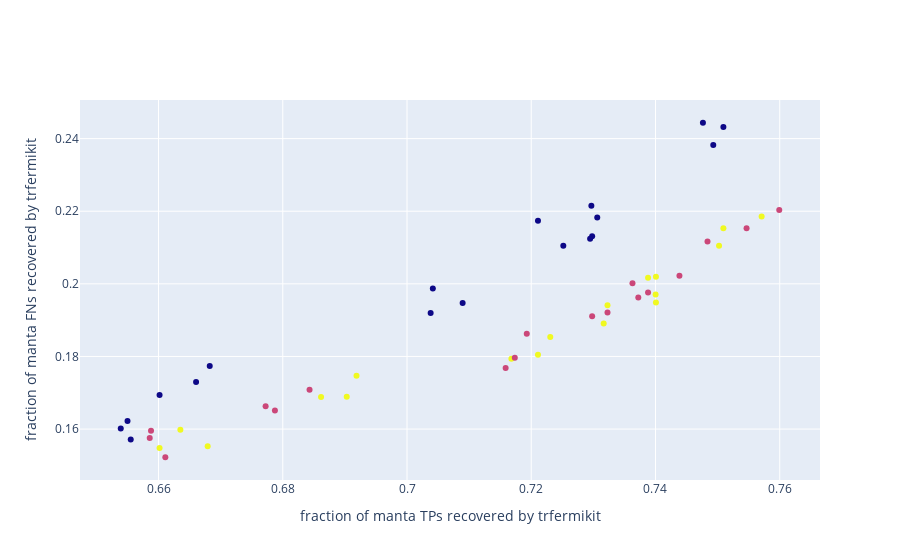

The notebook cell this image was saved under:
### Markdown cell above
## TODO: put conclusions here

### Code cell
fractions_of_manta_graph(outer_key='makeCalls', inner_key='gapOpenPenalties')

### Figure 1 — Plotly figure (JSON) as saved in the notebook; plotly's stock layout.template omitted (floating-point values rounded to 4 significant figures)
{"data": [{"hovertemplate": "%{text}", "marker": {"color": [2, 2, 2, 2, 2, 2, 0, 0, 0, 0, 0, 0, 1, 1, 1, 1, 1, 1, 2, 2, 2, 2, 2, 2, 0, 0, 0, 0, 0, 0, 1, 1, 1, 1, 1, 1, 2, 2, 2, 2, 2, 2, 0, 0, 0, 0, 0, 0, 1, 1, 1, 1, 1, 1]}, "mode": "markers", "text": ["makeCalls.gapOpenPenalties: 10,35<br><br>makeRegions: <br>  slop: 250<br>  minCoverage: 0<br>  maxCoverage: 200<br>  maxRegionLength: 100000<br>  minRepeatPeriod: 6<br>  minRepeatLength: 100<br>  functionalRegions: none<br>  genomeBuild: hg38<br>  overlappedFunctionalRegions: false<br>makeCalls: <br>  singleBaseMatchReward: 10<br>  singleBaseMismatchPenalty: 12<br>  gapExtensionPenalties: 1,0<br>  minUnitigMappingQuality: 1<br>filterCalls: <br>  maxIntraClusterDistance: 500<br>  minSVSize: 50<br>  minUnitigMappingQuality: 0<br>  minUnitigBlockLength: 15<br>  svtype: DEL<br>", "makeCalls.gapOpenPenalties: 10,35<br><br>makeRegions: <br>  slop: 250<br>  minCoverage: 0<br>  maxCoverage: 200<br>  maxRegionLength: 100000<br>  minRepeatPeriod: 6<br>  minRepeatLength: 100<br>  functionalRegions: none<br>  genomeBuild: hg38<br>  overlappedFunctionalRegions: false<br>makeCalls: <br>  singleBaseMatchReward: 10<br>  singleBaseMismatchPenalty: 12<br>  gapExtensionPenalties: 1,0<br>  minUnitigMappingQuality: 1<br>filterCalls: <br>  maxIntraClusterDistance: 500<br>  minSVSize: 50<br>  minUnitigMappingQuality: 0<br>  minUnitigBlockLength: 25<br>  svtype: DEL<br>", "makeCalls.gapOpenPenalties: 10,35<br><br>makeRegions: <br>  slop: 250<br>  minCoverage: 0<br>  maxCoverage: 200<br>  maxRegionLength: 100000<br>  minRepeatPeriod: 6<br>  minRepeatLength: 100<br>  functionalRegions: none<br>  genomeBuild: hg38<br>  overlappedFunctionalRegions: false<br>makeCalls: <br>  singleBaseMatchReward: 10<br>  singleBaseMismatchPenalty: 12<br>  gapExtensionPenalties: 1,0<br>  minUnitigMappingQuality: 1<br>filterCalls: <br>  maxIntraClusterDistance: 500<br>  minSVSize: 50<br>  minUnitigMappingQuality: 0<br>  minUnitigBlockLength: 40<br>  svtype: DEL<br>", "makeCalls.gapOpenPenalties: 10,35<br><br>makeRegions: <br>  slop: 250<br>  minCoverage: 0<br>  maxCoverage: 200<br>  maxRegionLength: 100000<br>  minRepeatPeriod: 6<br>  minRepeatLength: 100<br>  functionalRegions: none<br>  genomeBuild: hg38<br>  overlappedFunctionalRegions: false<br>makeCalls: <br>  singleBaseMatchReward: 10<br>  singleBaseMismatchPenalty: 12<br>  gapExtensionPenalties: 1,0<br>  minUnitigMappingQuality: 1<br>filterCalls: <br>  maxIntraClusterDistance: 500<br>  minSVSize: 50<br>  minUnitigMappingQuality: 10<br>  minUnitigBlockLength: 15<br>  svtype: DEL<br>", "makeCalls.gapOpenPenalties: 10,35<br><br>makeRegions: <br>  slop: 250<br>  minCoverage: 0<br>  maxCoverage: 200<br>  maxRegionLength: 100000<br>  minRepeatPeriod: 6<br>  minRepeatLength: 100<br>  functionalRegions: none<br>  genomeBuild: hg38<br>  overlappedFunctionalRegions: false<br>makeCalls: <br>  singleBaseMatchReward: 10<br>  singleBaseMismatchPenalty: 12<br>  gapExtensionPenalties: 1,0<br>  minUnitigMappingQuality: 1<br>filterCalls: <br>  maxIntraClusterDistance: 500<br>  minSVSize: 50<br>  minUnitigMappingQuality: 10<br>  minUnitigBlockLength: 25<br>  svtype: DEL<br>", "makeCalls.gapOpenPenalties: 10,35<br><br>makeRegions: <br>  slop: 250<br>  minCoverage: 0<br>  maxCoverage: 200<br>  maxRegionLength: 100000<br>  minRepeatPeriod: 6<br>  minRepeatLength: 100<br>  functionalRegions: none<br>  genomeBuild: hg38<br>  overlappedFunctionalRegions: false<br>makeCalls: <br>  singleBaseMatchReward: 10<br>  singleBaseMismatchPenalty: 12<br>  gapExtensionPenalties: 1,0<br>  minUnitigMappingQuality: 1<br>filterCalls: <br>  maxIntraClusterDistance: 500<br>  minSVSize: 50<br>  minUnitigMappingQuality: 10<br>  minUnitigBlockLength: 40<br>  svtype: DEL<br>", "makeCalls.gapOpenPenalties: 5,20<br><br>makeRegions: <br>  slop: 250<br>  minCoverage: 0<br>  maxCoverage: 200<br>  maxRegionLength: 100000<br>  minRepeatPeriod: 6<br>  minRepeatLength: 100<br>  functionalRegions: none<br>  genomeBuild: hg38<br>  overlappedFunctionalRegions: false<br>makeCalls: <br>  singleBaseMatchReward: 10<br>  singleBaseMismatchPenalty: 12<br>  gapExtensionPenalties: 1,0<br>  minUnitigMappingQuality: 1<br>filterCalls: <br>  maxIntraClusterDistance: 500<br>  minSVSize: 50<br>  minUnitigMappingQuality: 0<br>  minUnitigBlockLength: 15<br>  svtype: DEL<br>", "makeCalls.gapOpenPenalties: 5,20<br><br>makeRegions: <br>  slop: 250<br>  minCoverage: 0<br>  maxCoverage: 200<br>  maxRegionLength: 100000<br>  minRepeatPeriod: 6<br>  minRepeatLength: 100<br>  functionalRegions: none<br>  genomeBuild: hg38<br>  overlappedFunctionalRegions: false<br>makeCalls: <br>  singleBaseMatchReward: 10<br>  singleBaseMismatchPenalty: 12<br>  gapExtensionPenalties: 1,0<br>  minUnitigMappingQuality: 1<br>filterCalls: <br>  maxIntraClusterDistance: 500<br>  minSVSize: 50<br>  minUnitigMappingQuality: 0<br>  minUnitigBlockLength: 25<br>  svtype: DEL<br>", "makeCalls.gapOpenPenalties: 5,20<br><br>makeRegions: <br>  slop: 250<br>  minCoverage: 0<br>  maxCoverage: 200<br>  maxRegionLength: 100000<br>  minRepeatPeriod: 6<br>  minRepeatLength: 100<br>  functionalRegions: none<br>  genomeBuild: hg38<br>  overlappedFunctionalRegions: false<br>makeCalls: <br>  singleBaseMatchReward: 10<br>  singleBaseMismatchPenalty: 12<br>  gapExtensionPenalties: 1,0<br>  minUnitigMappingQuality: 1<br>filterCalls: <br>  maxIntraClusterDistance: 500<br>  minSVSize: 50<br>  minUnitigMappingQuality: 0<br>  minUnitigBlockLength: 40<br>  svtype: DEL<br>", "makeCalls.gapOpenPenalties: 5,20<br><br>makeRegions: <br>  slop: 250<br>  minCoverage: 0<br>  maxCoverage: 200<br>  maxRegionLength: 100000<br>  minRepeatPeriod: 6<br>  minRepeatLength: 100<br>  functionalRegions: none<br>  genomeBuild: hg38<br>  overlappedFunctionalRegions: false<br>makeCalls: <br>  singleBaseMatchReward: 10<br>  singleBaseMismatchPenalty: 12<br>  gapExtensionPenalties: 1,0<br>  minUnitigMappingQuality: 1<br>filterCalls: <br>  maxIntraClusterDistance: 500<br>  minSVSize: 50<br>  minUnitigMappingQuality: 10<br>  minUnitigBlockLength: 15<br>  svtype: DEL<br>", "makeCalls.gapOpenPenalties: 5,20<br><br>makeRegions: <br>  slop: 250<br>  minCoverage: 0<br>  maxCoverage: 200<br>  maxRegionLength: 100000<br>  minRepeatPeriod: 6<br>  minRepeatLength: 100<br>  functionalRegions: none<br>  genomeBuild: hg38<br>  overlappedFunctionalRegions: false<br>makeCalls: <br>  singleBaseMatchReward: 10<br>  singleBaseMismatchPenalty: 12<br>  gapExtensionPenalties: 1,0<br>  minUnitigMappingQuality: 1<br>filterCalls: <br>  maxIntraClusterDistance: 500<br>  minSVSize: 50<br>  minUnitigMappingQuality: 10<br>  minUnitigBlockLength: 25<br>  svtype: DEL<br>", "makeCalls.gapOpenPenalties: 5,20<br><br>makeRegions: <br>  slop: 250<br>  minCoverage: 0<br>  maxCoverage: 200<br>  maxRegionLength: 100000<br>  minRepeatPeriod: 6<br>  minRepeatLength: 100<br>  functionalRegions: none<br>  genomeBuild: hg38<br>  overlappedFunctionalRegions: false<br>makeCalls: <br>  singleBaseMatchReward: 10<br>  singleBaseMismatchPenalty: 12<br>  gapExtensionPenalties: 1,0<br>  minUnitigMappingQuality: 1<br>filterCalls: <br>  maxIntraClusterDistance: 500<br>  minSVSize: 50<br>  minUnitigMappingQuality: 10<br>  minUnitigBlockLength: 40<br>  svtype: DEL<br>", "makeCalls.gapOpenPenalties: 6,26<br><br>makeRegions: <br>  slop: 250<br>  minCoverage: 0<br>  maxCoverage: 200<br>  maxRegionLength: 100000<br>  minRepeatPeriod: 6<br>  minRepeatLength: 100<br>  functionalRegions: none<br>  genomeBuild: hg38<br>  overlappedFunctionalRegions: false<br>makeCalls: <br>  singleBaseMatchReward: 10<br>  singleBaseMismatchPenalty: 12<br>  gapExtensionPenalties: 1,0<br>  minUnitigMappingQuality: 1<br>filterCalls: <br>  maxIntraClusterDistance: 500<br>  minSVSize: 50<br>  minUnitigMappingQuality: 0<br>  minUnitigBlockLength: 15<br>  svtype: DEL<br>", "makeCalls.gapOpenPenalties: 6,26<br><br>makeRegions: <br>  slop: 250<br>  minCoverage: 0<br>  maxCoverage: 200<br>  maxRegionLength: 100000<br>  minRepeatPeriod: 6<br>  minRepeatLength: 100<br>  functionalRegions: none<br>  genomeBuild: hg38<br>  overlappedFunctionalRegions: false<br>makeCalls: <br>  singleBaseMatchReward: 10<br>  singleBaseMismatchPenalty: 12<br>  gapExtensionPenalties: 1,0<br>  minUnitigMappingQuality: 1<br>filterCalls: <br>  maxIntraClusterDistance: 500<br>  minSVSize: 50<br>  minUnitigMappingQuality: 0<br>  minUnitigBlockLength: 25<br>  svtype: DEL<br>", "makeCalls.gapOpenPenalties: 6,26<br><br>makeRegions: <br>  slop: 250<br>  minCoverage: 0<br>  maxCoverage: 200<br>  maxRegionLength: 100000<br>  minRepeatPeriod: 6<br>  minRepeatLength: 100<br>  functionalRegions: none<br>  genomeBuild: hg38<br>  overlappedFunctionalRegions: false<br>makeCalls: <br>  singleBaseMatchReward: 10<br>  singleBaseMismatchPenalty: 12<br>  gapExtensionPenalties: 1,0<br>  minUnitigMappingQuality: 1<br>filterCalls: <br>  maxIntraClusterDistance: 500<br>  minSVSize: 50<br>  minUnitigMappingQuality: 0<br>  minUnitigBlockLength: 40<br>  svtype: DEL<br>", "makeCalls.gapOpenPenalties: 6,26<br><br>makeRegions: <br>  slop: 250<br>  minCoverage: 0<br>  maxCoverage: 200<br>  maxRegionLength: 100000<br>  minRepeatPeriod: 6<br>  minRepeatLength: 100<br>  functionalRegions: none<br>  genomeBuild: hg38<br>  overlappedFunctionalRegions: false<br>makeCalls: <br>  singleBaseMatchReward: 10<br>  singleBaseMismatchPenalty: 12<br>  gapExtensionPenalties: 1,0<br>  minUnitigMappingQuality: 1<br>filterCalls: <br>  maxIntraClusterDistance: 500<br>  minSVSize: 50<br>  minUnitigMappingQuality: 10<br>  minUnitigBlockLength: 15<br>  svtype: DEL<br>", "makeCalls.gapOpenPenalties: 6,26<br><br>makeRegions: <br>  slop: 250<br>  minCoverage: 0<br>  maxCoverage: 200<br>  maxRegionLength: 100000<br>  minRepeatPeriod: 6<br>  minRepeatLength: 100<br>  functionalRegions: none<br>  genomeBuild: hg38<br>  overlappedFunctionalRegions: false<br>makeCalls: <br>  singleBaseMatchReward: 10<br>  singleBaseMismatchPenalty: 12<br>  gapExtensionPenalties: 1,0<br>  minUnitigMappingQuality: 1<br>filterCalls: <br>  maxIntraClusterDistance: 500<br>  minSVSize: 50<br>  minUnitigMappingQuality: 10<br>  minUnitigBlockLength: 25<br>  svtype: DEL<br>", "makeCalls.gapOpenPenalties: 6,26<br><br>makeRegions: <br>  slop: 250<br>  minCoverage: 0<br>  maxCoverage: 200<br>  maxRegionLength: 100000<br>  minRepeatPeriod: 6<br>  minRepeatLength: 100<br>  functionalRegions: none<br>  genomeBuild: hg38<br>  overlappedFunctionalRegions: false<br>makeCalls: <br>  singleBaseMatchReward: 10<br>  singleBaseMismatchPenalty: 12<br>  gapExtensionPenalties: 1,0<br>  minUnitigMappingQuality: 1<br>filterCalls: <br>  maxIntraClusterDistance: 500<br>  minSVSize: 50<br>  minUnitigMappingQuality: 10<br>  minUnitigBlockLength: 40<br>  svtype: DEL<br>", "makeCalls.gapOpenPenalties: 10,35<br><br>makeRegions: <br>  slop: 250<br>  minCoverage: 10<br>  maxCoverage: 200<br>  maxRegionLength: 100000<br>  minRepeatPeriod: 6<br>  minRepeatLength: 100<br>  functionalRegions: none<br>  genomeBuild: hg38<br>  overlappedFunctionalRegions: false<br>makeCalls: <br>  singleBaseMatchReward: 10<br>  singleBaseMismatchPenalty: 12<br>  gapExtensionPenalties: 1,0<br>  minUnitigMappingQuality: 1<br>filterCalls: <br>  maxIntraClusterDistance: 500<br>  minSVSize: 50<br>  minUnitigMappingQuality: 0<br>  minUnitigBlockLength: 15<br>  svtype: DEL<br>", "makeCalls.gapOpenPenalties: 10,35<br><br>makeRegions: <br>  slop: 250<br>  minCoverage: 10<br>  maxCoverage: 200<br>  maxRegionLength: 100000<br>  minRepeatPeriod: 6<br>  minRepeatLength: 100<br>  functionalRegions: none<br>  genomeBuild: hg38<br>  overlappedFunctionalRegions: false<br>makeCalls: <br>  singleBaseMatchReward: 10<br>  singleBaseMismatchPenalty: 12<br>  gapExtensionPenalties: 1,0<br>  minUnitigMappingQuality: 1<br>filterCalls: <br>  maxIntraClusterDistance: 500<br>  minSVSize: 50<br>  minUnitigMappingQuality: 0<br>  minUnitigBlockLength: 25<br>  svtype: DEL<br>", "makeCalls.gapOpenPenalties: 10,35<br><br>makeRegions: <br>  slop: 250<br>  minCoverage: 10<br>  maxCoverage: 200<br>  maxRegionLength: 100000<br>  minRepeatPeriod: 6<br>  minRepeatLength: 100<br>  functionalRegions: none<br>  genomeBuild: hg38<br>  overlappedFunctionalRegions: false<br>makeCalls: <br>  singleBaseMatchReward: 10<br>  singleBaseMismatchPenalty: 12<br>  gapExtensionPenalties: 1,0<br>  minUnitigMappingQuality: 1<br>filterCalls: <br>  maxIntraClusterDistance: 500<br>  minSVSize: 50<br>  minUnitigMappingQuality: 0<br>  minUnitigBlockLength: 40<br>  svtype: DEL<br>", "makeCalls.gapOpenPenalties: 10,35<br><br>makeRegions: <br>  slop: 250<br>  minCoverage: 10<br>  maxCoverage: 200<br>  maxRegionLength: 100000<br>  minRepeatPeriod: 6<br>  minRepeatLength: 100<br>  functionalRegions: none<br>  genomeBuild: hg38<br>  overlappedFunctionalRegions: false<br>makeCalls: <br>  singleBaseMatchReward: 10<br>  singleBaseMismatchPenalty: 12<br>  gapExtensionPenalties: 1,0<br>  minUnitigMappingQuality: 1<br>filterCalls: <br>  maxIntraClusterDistance: 500<br>  minSVSize: 50<br>  minUnitigMappingQuality: 10<br>  minUnitigBlockLength: 15<br>  svtype: DEL<br>", "makeCalls.gapOpenPenalties: 10,35<br><br>makeRegions: <br>  slop: 250<br>  minCoverage: 10<br>  maxCoverage: 200<br>  maxRegionLength: 100000<br>  minRepeatPeriod: 6<br>  minRepeatLength: 100<br>  functionalRegions: none<br>  genomeBuild: hg38<br>  overlappedFunctionalRegions: false<br>makeCalls: <br>  singleBaseMatchReward: 10<br>  singleBaseMismatchPenalty: 12<br>  gapExtensionPenalties: 1,0<br>  minUnitigMappingQuality: 1<br>filterCalls: <br>  maxIntraClusterDistance: 500<br>  minSVSize: 50<br>  minUnitigMappingQuality: 10<br>  minUnitigBlockLength: 25<br>  svtype: DEL<br>", "makeCalls.gapOpenPenalties: 10,35<br><br>makeRegions: <br>  slop: 250<br>  minCoverage: 10<br>  maxCoverage: 200<br>  maxRegionLength: 100000<br>  minRepeatPeriod: 6<br>  minRepeatLength: 100<br>  functionalRegions: none<br>  genomeBuild: hg38<br>  overlappedFunctionalRegions: false<br>makeCalls: <br>  singleBaseMatchReward: 10<br>  singleBaseMismatchPenalty: 12<br>  gapExtensionPenalties: 1,0<br>  minUnitigMappingQuality: 1<br>filterCalls: <br>  maxIntraClusterDistance: 500<br>  minSVSize: 50<br>  minUnitigMappingQuality: 10<br>  minUnitigBlockLength: 40<br>  svtype: DEL<br>", "makeCalls.gapOpenPenalties: 5,20<br><br>makeRegions: <br>  slop: 250<br>  minCoverage: 10<br>  maxCoverage: 200<br>  maxRegionLength: 100000<br>  minRepeatPeriod: 6<br>  minRepeatLength: 100<br>  functionalRegions: none<br>  genomeBuild: hg38<br>  overlappedFunctionalRegions: false<br>makeCalls: <br>  singleBaseMatchReward: 10<br>  singleBaseMismatchPenalty: 12<br>  gapExtensionPenalties: 1,0<br>  minUnitigMappingQuality: 1<br>filterCalls: <br>  maxIntraClusterDistance: 500<br>  minSVSize: 50<br>  minUnitigMappingQuality: 0<br>  minUnitigBlockLength: 15<br>  svtype: DEL<br>", "makeCalls.gapOpenPenalties: 5,20<br><br>makeRegions: <br>  slop: 250<br>  minCoverage: 10<br>  maxCoverage: 200<br>  maxRegionLength: 100000<br>  minRepeatPeriod: 6<br>  minRepeatLength: 100<br>  functionalRegions: none<br>  genomeBuild: hg38<br>  overlappedFunctionalRegions: false<br>makeCalls: <br>  singleBaseMatchReward: 10<br>  singleBaseMismatchPenalty: 12<br>  gapExtensionPenalties: 1,0<br>  minUnitigMappingQuality: 1<br>filterCalls: <br>  maxIntraClusterDistance: 500<br>  minSVSize: 50<br>  minUnitigMappingQuality: 0<br>  minUnitigBlockLength: 25<br>  svtype: DEL<br>", "makeCalls.gapOpenPenalties: 5,20<br><br>makeRegions: <br>  slop: 250<br>  minCoverage: 10<br>  maxCoverage: 200<br>  maxRegionLength: 100000<br>  minRepeatPeriod: 6<br>  minRepeatLength: 100<br>  functionalRegions: none<br>  genomeBuild: hg38<br>  overlappedFunctionalRegions: false<br>makeCalls: <br>  singleBaseMatchReward: 10<br>  singleBaseMismatchPenalty: 12<br>  gapExtensionPenalties: 1,0<br>  minUnitigMappingQuality: 1<br>filterCalls: <br>  maxIntraClusterDistance: 500<br>  minSVSize: 50<br>  minUnitigMappingQuality: 0<br>  minUnitigBlockLength: 40<br>  svtype: DEL<br>", "makeCalls.gapOpenPenalties: 5,20<br><br>makeRegions: <br>  slop: 250<br>  minCoverage: 10<br>  maxCoverage: 200<br>  maxRegionLength: 100000<br>  minRepeatPeriod: 6<br>  minRepeatLength: 100<br>  functionalRegions: none<br>  genomeBuild: hg38<br>  overlappedFunctionalRegions: false<br>makeCalls: <br>  singleBaseMatchReward: 10<br>  singleBaseMismatchPenalty: 12<br>  gapExtensionPenalties: 1,0<br>  minUnitigMappingQuality: 1<br>filterCalls: <br>  maxIntraClusterDistance: 500<br>  minSVSize: 50<br>  minUnitigMappingQuality: 10<br>  minUnitigBlockLength: 15<br>  svtype: DEL<br>", "makeCalls.gapOpenPenalties: 5,20<br><br>makeRegions: <br>  slop: 250<br>  minCoverage: 10<br>  maxCoverage: 200<br>  maxRegionLength: 100000<br>  minRepeatPeriod: 6<br>  minRepeatLength: 100<br>  functionalRegions: none<br>  genomeBuild: hg38<br>  overlappedFunctionalRegions: false<br>makeCalls: <br>  singleBaseMatchReward: 10<br>  singleBaseMismatchPenalty: 12<br>  gapExtensionPenalties: 1,0<br>  minUnitigMappingQuality: 1<br>filterCalls: <br>  maxIntraClusterDistance: 500<br>  minSVSize: 50<br>  minUnitigMappingQuality: 10<br>  minUnitigBlockLength: 25<br>  svtype: DEL<br>", "makeCalls.gapOpenPenalties: 5,20<br><br>makeRegions: <br>  slop: 250<br>  minCoverage: 10<br>  maxCoverage: 200<br>  maxRegionLength: 100000<br>  minRepeatPeriod: 6<br>  minRepeatLength: 100<br>  functionalRegions: none<br>  genomeBuild: hg38<br>  overlappedFunctionalRegions: false<br>makeCalls: <br>  singleBaseMatchReward: 10<br>  singleBaseMismatchPenalty: 12<br>  gapExtensionPenalties: 1,0<br>  minUnitigMappingQuality: 1<br>filterCalls: <br>  maxIntraClusterDistance: 500<br>  minSVSize: 50<br>  minUnitigMappingQuality: 10<br>  minUnitigBlockLength: 40<br>  svtype: DEL<br>", "makeCalls.gapOpenPenalties: 6,26<br><br>makeRegions: <br>  slop: 250<br>  minCoverage: 10<br>  maxCoverage: 200<br>  maxRegionLength: 100000<br>  minRepeatPeriod: 6<br>  minRepeatLength: 100<br>  functionalRegions: none<br>  genomeBuild: hg38<br>  overlappedFunctionalRegions: false<br>makeCalls: <br>  singleBaseMatchReward: 10<br>  singleBaseMismatchPenalty: 12<br>  gapExtensionPenalties: 1,0<br>  minUnitigMappingQuality: 1<br>filterCalls: <br>  maxIntraClusterDistance: 500<br>  minSVSize: 50<br>  minUnitigMappingQuality: 0<br>  minUnitigBlockLength: 15<br>  svtype: DEL<br>", "makeCalls.gapOpenPenalties: 6,26<br><br>makeRegions: <br>  slop: 250<br>  minCoverage: 10<br>  maxCoverage: 200<br>  maxRegionLength: 100000<br>  minRepeatPeriod: 6<br>  minRepeatLength: 100<br>  functionalRegions: none<br>  genomeBuild: hg38<br>  overlappedFunctionalRegions: false<br>makeCalls: <br>  singleBaseMatchReward: 10<br>  singleBaseMismatchPenalty: 12<br>  gapExtensionPenalties: 1,0<br>  minUnitigMappingQuality: 1<br>filterCalls: <br>  maxIntraClusterDistance: 500<br>  minSVSize: 50<br>  minUnitigMappingQuality: 0<br>  minUnitigBlockLength: 25<br>  svtype: DEL<br>", "makeCalls.gapOpenPenalties: 6,26<br><br>makeRegions: <br>  slop: 250<br>  minCoverage: 10<br>  maxCoverage: 200<br>  maxRegionLength: 100000<br>  minRepeatPeriod: 6<br>  minRepeatLength: 100<br>  functionalRegions: none<br>  genomeBuild: hg38<br>  overlappedFunctionalRegions: false<br>makeCalls: <br>  singleBaseMatchReward: 10<br>  singleBaseMismatchPenalty: 12<br>  gapExtensionPenalties: 1,0<br>  minUnitigMappingQuality: 1<br>filterCalls: <br>  maxIntraClusterDistance: 500<br>  minSVSize: 50<br>  minUnitigMappingQuality: 0<br>  minUnitigBlockLength: 40<br>  svtype: DEL<br>", "makeCalls.gapOpenPenalties: 6,26<br><br>makeRegions: <br>  slop: 250<br>  minCoverage: 10<br>  maxCoverage: 200<br>  maxRegionLength: 100000<br>  minRepeatPeriod: 6<br>  minRepeatLength: 100<br>  functionalRegions: none<br>  genomeBuild: hg38<br>  overlappedFunctionalRegions: false<br>makeCalls: <br>  singleBaseMatchReward: 10<br>  singleBaseMismatchPenalty: 12<br>  gapExtensionPenalties: 1,0<br>  minUnitigMappingQuality: 1<br>filterCalls: <br>  maxIntraClusterDistance: 500<br>  minSVSize: 50<br>  minUnitigMappingQuality: 10<br>  minUnitigBlockLength: 15<br>  svtype: DEL<br>", "makeCalls.gapOpenPenalties: 6,26<br><br>makeRegions: <br>  slop: 250<br>  minCoverage: 10<br>  maxCoverage: 200<br>  maxRegionLength: 100000<br>  minRepeatPeriod: 6<br>  minRepeatLength: 100<br>  functionalRegions: none<br>  genomeBuild: hg38<br>  overlappedFunctionalRegions: false<br>makeCalls: <br>  singleBaseMatchReward: 10<br>  singleBaseMismatchPenalty: 12<br>  gapExtensionPenalties: 1,0<br>  minUnitigMappingQuality: 1<br>filterCalls: <br>  maxIntraClusterDistance: 500<br>  minSVSize: 50<br>  minUnitigMappingQuality: 10<br>  minUnitigBlockLength: 25<br>  svtype: DEL<br>", "makeCalls.gapOpenPenalties: 6,26<br><br>makeRegions: <br>  slop: 250<br>  minCoverage: 10<br>  maxCoverage: 200<br>  maxRegionLength: 100000<br>  minRepeatPeriod: 6<br>  minRepeatLength: 100<br>  functionalRegions: none<br>  genomeBuild: hg38<br>  overlappedFunctionalRegions: false<br>makeCalls: <br>  singleBaseMatchReward: 10<br>  singleBaseMismatchPenalty: 12<br>  gapExtensionPenalties: 1,0<br>  minUnitigMappingQuality: 1<br>filterCalls: <br>  maxIntraClusterDistance: 500<br>  minSVSize: 50<br>  minUnitigMappingQuality: 10<br>  minUnitigBlockLength: 40<br>  svtype: DEL<br>", "makeCalls.gapOpenPenalties: 10,35<br><br>makeRegions: <br>  slop: 250<br>  minCoverage: 5<br>  maxCoverage: 200<br>  maxRegionLength: 100000<br>  minRepeatPeriod: 6<br>  minRepeatLength: 100<br>  functionalRegions: none<br>  genomeBuild: hg38<br>  overlappedFunctionalRegions: false<br>makeCalls: <br>  singleBaseMatchReward: 10<br>  singleBaseMismatchPenalty: 12<br>  gapExtensionPenalties: 1,0<br>  minUnitigMappingQuality: 1<br>filterCalls: <br>  maxIntraClusterDistance: 500<br>  minSVSize: 50<br>  minUnitigMappingQuality: 0<br>  minUnitigBlockLength: 15<br>  svtype: DEL<br>", "makeCalls.gapOpenPenalties: 10,35<br><br>makeRegions: <br>  slop: 250<br>  minCoverage: 5<br>  maxCoverage: 200<br>  maxRegionLength: 100000<br>  minRepeatPeriod: 6<br>  minRepeatLength: 100<br>  functionalRegions: none<br>  genomeBuild: hg38<br>  overlappedFunctionalRegions: false<br>makeCalls: <br>  singleBaseMatchReward: 10<br>  singleBaseMismatchPenalty: 12<br>  gapExtensionPenalties: 1,0<br>  minUnitigMappingQuality: 1<br>filterCalls: <br>  maxIntraClusterDistance: 500<br>  minSVSize: 50<br>  minUnitigMappingQuality: 0<br>  minUnitigBlockLength: 25<br>  svtype: DEL<br>", "makeCalls.gapOpenPenalties: 10,35<br><br>makeRegions: <br>  slop: 250<br>  minCoverage: 5<br>  maxCoverage: 200<br>  maxRegionLength: 100000<br>  minRepeatPeriod: 6<br>  minRepeatLength: 100<br>  functionalRegions: none<br>  genomeBuild: hg38<br>  overlappedFunctionalRegions: false<br>makeCalls: <br>  singleBaseMatchReward: 10<br>  singleBaseMismatchPenalty: 12<br>  gapExtensionPenalties: 1,0<br>  minUnitigMappingQuality: 1<br>filterCalls: <br>  maxIntraClusterDistance: 500<br>  minSVSize: 50<br>  minUnitigMappingQuality: 0<br>  minUnitigBlockLength: 40<br>  svtype: DEL<br>", "makeCalls.gapOpenPenalties: 10,35<br><br>makeRegions: <br>  slop: 250<br>  minCoverage: 5<br>  maxCoverage: 200<br>  maxRegionLength: 100000<br>  minRepeatPeriod: 6<br>  minRepeatLength: 100<br>  functionalRegions: none<br>  genomeBuild: hg38<br>  overlappedFunctionalRegions: false<br>makeCalls: <br>  singleBaseMatchReward: 10<br>  singleBaseMismatchPenalty: 12<br>  gapExtensionPenalties: 1,0<br>  minUnitigMappingQuality: 1<br>filterCalls: <br>  maxIntraClusterDistance: 500<br>  minSVSize: 50<br>  minUnitigMappingQuality: 10<br>  minUnitigBlockLength: 15<br>  svtype: DEL<br>", "makeCalls.gapOpenPenalties: 10,35<br><br>makeRegions: <br>  slop: 250<br>  minCoverage: 5<br>  maxCoverage: 200<br>  maxRegionLength: 100000<br>  minRepeatPeriod: 6<br>  minRepeatLength: 100<br>  functionalRegions: none<br>  genomeBuild: hg38<br>  overlappedFunctionalRegions: false<br>makeCalls: <br>  singleBaseMatchReward: 10<br>  singleBaseMismatchPenalty: 12<br>  gapExtensionPenalties: 1,0<br>  minUnitigMappingQuality: 1<br>filterCalls: <br>  maxIntraClusterDistance: 500<br>  minSVSize: 50<br>  minUnitigMappingQuality: 10<br>  minUnitigBlockLength: 25<br>  svtype: DEL<br>", "makeCalls.gapOpenPenalties: 10,35<br><br>makeRegions: <br>  slop: 250<br>  minCoverage: 5<br>  maxCoverage: 200<br>  maxRegionLength: 100000<br>  minRepeatPeriod: 6<br>  minRepeatLength: 100<br>  functionalRegions: none<br>  genomeBuild: hg38<br>  overlappedFunctionalRegions: false<br>makeCalls: <br>  singleBaseMatchReward: 10<br>  singleBaseMismatchPenalty: 12<br>  gapExtensionPenalties: 1,0<br>  minUnitigMappingQuality: 1<br>filterCalls: <br>  maxIntraClusterDistance: 500<br>  minSVSize: 50<br>  minUnitigMappingQuality: 10<br>  minUnitigBlockLength: 40<br>  svtype: DEL<br>", "makeCalls.gapOpenPenalties: 5,20<br><br>makeRegions: <br>  slop: 250<br>  minCoverage: 5<br>  maxCoverage: 200<br>  maxRegionLength: 100000<br>  minRepeatPeriod: 6<br>  minRepeatLength: 100<br>  functionalRegions: none<br>  genomeBuild: hg38<br>  overlappedFunctionalRegions: false<br>makeCalls: <br>  singleBaseMatchReward: 10<br>  singleBaseMismatchPenalty: 12<br>  gapExtensionPenalties: 1,0<br>  minUnitigMappingQuality: 1<br>filterCalls: <br>  maxIntraClusterDistance: 500<br>  minSVSize: 50<br>  minUnitigMappingQuality: 0<br>  minUnitigBlockLength: 15<br>  svtype: DEL<br>", "makeCalls.gapOpenPenalties: 5,20<br><br>makeRegions: <br>  slop: 250<br>  minCoverage: 5<br>  maxCoverage: 200<br>  maxRegionLength: 100000<br>  minRepeatPeriod: 6<br>  minRepeatLength: 100<br>  functionalRegions: none<br>  genomeBuild: hg38<br>  overlappedFunctionalRegions: false<br>makeCalls: <br>  singleBaseMatchReward: 10<br>  singleBaseMismatchPenalty: 12<br>  gapExtensionPenalties: 1,0<br>  minUnitigMappingQuality: 1<br>filterCalls: <br>  maxIntraClusterDistance: 500<br>  minSVSize: 50<br>  minUnitigMappingQuality: 0<br>  minUnitigBlockLength: 25<br>  svtype: DEL<br>", "makeCalls.gapOpenPenalties: 5,20<br><br>makeRegions: <br>  slop: 250<br>  minCoverage: 5<br>  maxCoverage: 200<br>  maxRegionLength: 100000<br>  minRepeatPeriod: 6<br>  minRepeatLength: 100<br>  functionalRegions: none<br>  genomeBuild: hg38<br>  overlappedFunctionalRegions: false<br>makeCalls: <br>  singleBaseMatchReward: 10<br>  singleBaseMismatchPenalty: 12<br>  gapExtensionPenalties: 1,0<br>  minUnitigMappingQuality: 1<br>filterCalls: <br>  maxIntraClusterDistance: 500<br>  minSVSize: 50<br>  minUnitigMappingQuality: 0<br>  minUnitigBlockLength: 40<br>  svtype: DEL<br>", "makeCalls.gapOpenPenalties: 5,20<br><br>makeRegions: <br>  slop: 250<br>  minCoverage: 5<br>  maxCoverage: 200<br>  maxRegionLength: 100000<br>  minRepeatPeriod: 6<br>  minRepeatLength: 100<br>  functionalRegions: none<br>  genomeBuild: hg38<br>  overlappedFunctionalRegions: false<br>makeCalls: <br>  singleBaseMatchReward: 10<br>  singleBaseMismatchPenalty: 12<br>  gapExtensionPenalties: 1,0<br>  minUnitigMappingQuality: 1<br>filterCalls: <br>  maxIntraClusterDistance: 500<br>  minSVSize: 50<br>  minUnitigMappingQuality: 10<br>  minUnitigBlockLength: 15<br>  svtype: DEL<br>", "makeCalls.gapOpenPenalties: 5,20<br><br>makeRegions: <br>  slop: 250<br>  minCoverage: 5<br>  maxCoverage: 200<br>  maxRegionLength: 100000<br>  minRepeatPeriod: 6<br>  minRepeatLength: 100<br>  functionalRegions: none<br>  genomeBuild: hg38<br>  overlappedFunctionalRegions: false<br>makeCalls: <br>  singleBaseMatchReward: 10<br>  singleBaseMismatchPenalty: 12<br>  gapExtensionPenalties: 1,0<br>  minUnitigMappingQuality: 1<br>filterCalls: <br>  maxIntraClusterDistance: 500<br>  minSVSize: 50<br>  minUnitigMappingQuality: 10<br>  minUnitigBlockLength: 25<br>  svtype: DEL<br>", "makeCalls.gapOpenPenalties: 5,20<br><br>makeRegions: <br>  slop: 250<br>  minCoverage: 5<br>  maxCoverage: 200<br>  maxRegionLength: 100000<br>  minRepeatPeriod: 6<br>  minRepeatLength: 100<br>  functionalRegions: none<br>  genomeBuild: hg38<br>  overlappedFunctionalRegions: false<br>makeCalls: <br>  singleBaseMatchReward: 10<br>  singleBaseMismatchPenalty: 12<br>  gapExtensionPenalties: 1,0<br>  minUnitigMappingQuality: 1<br>filterCalls: <br>  maxIntraClusterDistance: 500<br>  minSVSize: 50<br>  minUnitigMappingQuality: 10<br>  minUnitigBlockLength: 40<br>  svtype: DEL<br>", "makeCalls.gapOpenPenalties: 6,26<br><br>makeRegions: <br>  slop: 250<br>  minCoverage: 5<br>  maxCoverage: 200<br>  maxRegionLength: 100000<br>  minRepeatPeriod: 6<br>  minRepeatLength: 100<br>  functionalRegions: none<br>  genomeBuild: hg38<br>  overlappedFunctionalRegions: false<br>makeCalls: <br>  singleBaseMatchReward: 10<br>  singleBaseMismatchPenalty: 12<br>  gapExtensionPenalties: 1,0<br>  minUnitigMappingQuality: 1<br>filterCalls: <br>  maxIntraClusterDistance: 500<br>  minSVSize: 50<br>  minUnitigMappingQuality: 0<br>  minUnitigBlockLength: 15<br>  svtype: DEL<br>", "makeCalls.gapOpenPenalties: 6,26<br><br>makeRegions: <br>  slop: 250<br>  minCoverage: 5<br>  maxCoverage: 200<br>  maxRegionLength: 100000<br>  minRepeatPeriod: 6<br>  minRepeatLength: 100<br>  functionalRegions: none<br>  genomeBuild: hg38<br>  overlappedFunctionalRegions: false<br>makeCalls: <br>  singleBaseMatchReward: 10<br>  singleBaseMismatchPenalty: 12<br>  gapExtensionPenalties: 1,0<br>  minUnitigMappingQuality: 1<br>filterCalls: <br>  maxIntraClusterDistance: 500<br>  minSVSize: 50<br>  minUnitigMappingQuality: 0<br>  minUnitigBlockLength: 25<br>  svtype: DEL<br>", "makeCalls.gapOpenPenalties: 6,26<br><br>makeRegions: <br>  slop: 250<br>  minCoverage: 5<br>  maxCoverage: 200<br>  maxRegionLength: 100000<br>  minRepeatPeriod: 6<br>  minRepeatLength: 100<br>  functionalRegions: none<br>  genomeBuild: hg38<br>  overlappedFunctionalRegions: false<br>makeCalls: <br>  singleBaseMatchReward: 10<br>  singleBaseMismatchPenalty: 12<br>  gapExtensionPenalties: 1,0<br>  minUnitigMappingQuality: 1<br>filterCalls: <br>  maxIntraClusterDistance: 500<br>  minSVSize: 50<br>  minUnitigMappingQuality: 0<br>  minUnitigBlockLength: 40<br>  svtype: DEL<br>", "makeCalls.gapOpenPenalties: 6,26<br><br>makeRegions: <br>  slop: 250<br>  minCoverage: 5<br>  maxCoverage: 200<br>  maxRegionLength: 100000<br>  minRepeatPeriod: 6<br>  minRepeatLength: 100<br>  functionalRegions: none<br>  genomeBuild: hg38<br>  overlappedFunctionalRegions: false<br>makeCalls: <br>  singleBaseMatchReward: 10<br>  singleBaseMismatchPenalty: 12<br>  gapExtensionPenalties: 1,0<br>  minUnitigMappingQuality: 1<br>filterCalls: <br>  maxIntraClusterDistance: 500<br>  minSVSize: 50<br>  minUnitigMappingQuality: 10<br>  minUnitigBlockLength: 15<br>  svtype: DEL<br>", "makeCalls.gapOpenPenalties: 6,26<br><br>makeRegions: <br>  slop: 250<br>  minCoverage: 5<br>  maxCoverage: 200<br>  maxRegionLength: 100000<br>  minRepeatPeriod: 6<br>  minRepeatLength: 100<br>  functionalRegions: none<br>  genomeBuild: hg38<br>  overlappedFunctionalRegions: false<br>makeCalls: <br>  singleBaseMatchReward: 10<br>  singleBaseMismatchPenalty: 12<br>  gapExtensionPenalties: 1,0<br>  minUnitigMappingQuality: 1<br>filterCalls: <br>  maxIntraClusterDistance: 500<br>  minSVSize: 50<br>  minUnitigMappingQuality: 10<br>  minUnitigBlockLength: 25<br>  svtype: DEL<br>", "makeCalls.gapOpenPenalties: 6,26<br><br>makeRegions: <br>  slop: 250<br>  minCoverage: 5<br>  maxCoverage: 200<br>  maxRegionLength: 100000<br>  minRepeatPeriod: 6<br>  minRepeatLength: 100<br>  functionalRegions: none<br>  genomeBuild: hg38<br>  overlappedFunctionalRegions: false<br>makeCalls: <br>  singleBaseMatchReward: 10<br>  singleBaseMismatchPenalty: 12<br>  gapExtensionPenalties: 1,0<br>  minUnitigMappingQuality: 1<br>filterCalls: <br>  maxIntraClusterDistance: 500<br>  minSVSize: 50<br>  minUnitigMappingQuality: 10<br>  minUnitigBlockLength: 40<br>  svtype: DEL<br>"], "type": "scatter", "x": [0.7502, 0.74, 0.6862, 0.7317, 0.7168, 0.6602, 0.7493, 0.7252, 0.6602, 0.7298, 0.7038, 0.6555, 0.7484, 0.7372, 0.6787, 0.7298, 0.7159, 0.6611, 0.7571, 0.7401, 0.6919, 0.7401, 0.7231, 0.6635, 0.7476, 0.7306, 0.6682, 0.7297, 0.7042, 0.655, 0.7599, 0.7439, 0.6843, 0.7363, 0.7193, 0.6588, 0.7509, 0.7388, 0.6903, 0.7323, 0.7211, 0.6679, 0.7509, 0.7295, 0.666, 0.7211, 0.709, 0.6539, 0.7547, 0.7388, 0.6772, 0.7323, 0.7174, 0.6586], "y": [0.2105, 0.1971, 0.1688, 0.1891, 0.1794, 0.1548, 0.2382, 0.2105, 0.1694, 0.2131, 0.1919, 0.1571, 0.2117, 0.1962, 0.1651, 0.1911, 0.1768, 0.1522, 0.2186, 0.202, 0.1747, 0.1948, 0.1853, 0.1598, 0.2444, 0.2183, 0.1773, 0.2215, 0.1987, 0.1622, 0.2203, 0.2023, 0.1708, 0.2002, 0.1862, 0.1595, 0.2153, 0.2017, 0.1689, 0.1941, 0.1805, 0.1553, 0.2432, 0.2124, 0.173, 0.2174, 0.1947, 0.1602, 0.2153, 0.1976, 0.1663, 0.1921, 0.1796, 0.1576]}], "layout": {"xaxis": {"title": {"text": "fraction of manta TPs recovered by trfermikit"}}, "yaxis": {"title": {"text": "fraction of manta FNs recovered by trfermikit"}}}}
